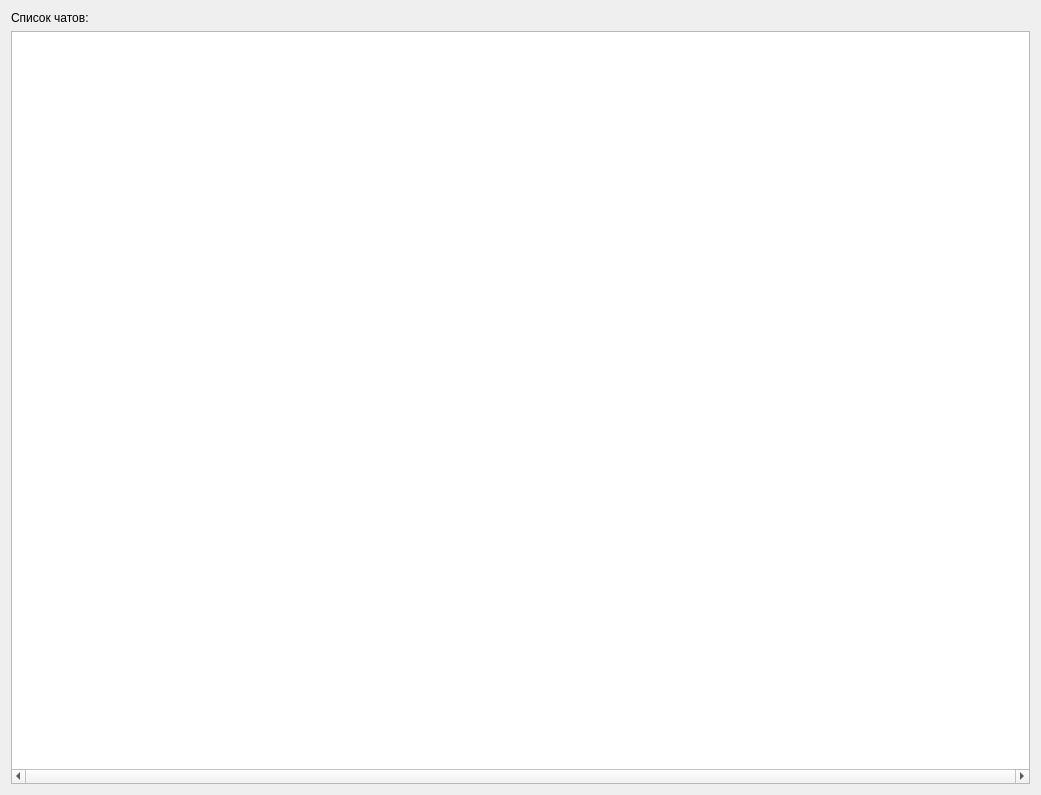
<?xml version="1.0" encoding="UTF-8"?>
<ui version="4.0">
 <class>ScreenChatList</class>
 <widget class="QWidget" name="ScreenChatList">
  <property name="geometry">
   <rect>
    <x>0</x>
    <y>0</y>
    <width>1041</width>
    <height>795</height>
   </rect>
  </property>
  <property name="sizePolicy">
   <sizepolicy hsizetype="Expanding" vsizetype="Expanding">
    <horstretch>0</horstretch>
    <verstretch>0</verstretch>
   </sizepolicy>
  </property>
  <property name="windowTitle">
   <string>Form</string>
  </property>
  <layout class="QVBoxLayout" name="verticalLayout">
   <item>
    <widget class="QLabel" name="label">
     <property name="text">
      <string>Список чатов:</string>
     </property>
    </widget>
   </item>
   <item>
    <widget class="QListView" name="chatListView">
     <property name="sizePolicy">
      <sizepolicy hsizetype="Minimum" vsizetype="Expanding">
       <horstretch>0</horstretch>
       <verstretch>0</verstretch>
      </sizepolicy>
     </property>
     <property name="mouseTracking">
      <bool>true</bool>
     </property>
     <property name="horizontalScrollBarPolicy">
      <enum>Qt::ScrollBarPolicy::ScrollBarAlwaysOn</enum>
     </property>
     <property name="verticalScrollMode">
      <enum>QAbstractItemView::ScrollMode::ScrollPerPixel</enum>
     </property>
     <property name="horizontalScrollMode">
      <enum>QAbstractItemView::ScrollMode::ScrollPerPixel</enum>
     </property>
    </widget>
   </item>
  </layout>
 </widget>
 <resources/>
 <connections/>
</ui>
